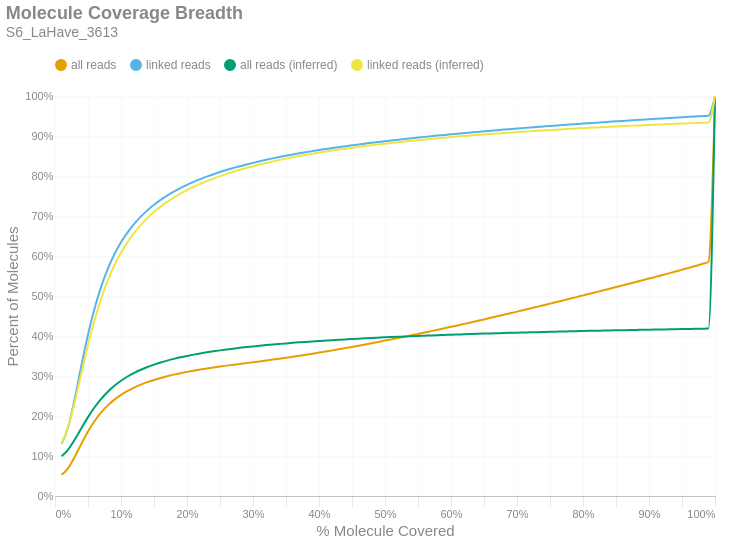

Write notebook code for a chart like this one.
### Markdown cell above
### Molecule Read Coverage
This chart shows molecule coverage breadth as computed by the number of bases aligned to that molecule. In other words, "*how much of each unique long molecule is actually sequenced/aligned?*" Keep in mind there is a distinction between sequences and alignments, since some sequences belonging to a particular molecule may not align well and wouldn't appear in the alignment data. This chart also shows molecule coverage breadth as computed by the *inferred fragment* from which the aligned sequences originate. Unlike read coverage, this calculation takes into account the total insert size, including unsequenced gaps between the forward and reverse reads. Like the previous figures, these are cumulative percents.

### Code cell
if SKIPLR:
    print_html(f"Skipped")
else:
    binned_df = consolidated_hist(valids['coverage_bp'], mask, 0.01, True)
    binned_df_inf = consolidated_hist(valids['coverage_inserts'], mask, 0.01, True)
    binned_df = binned_df.with_columns(pl.lit(binned_df_inf['all reads (cumsum)']).alias('all reads (inferred)'))
    binned_df = binned_df.with_columns(pl.lit(binned_df_inf['linked reads (cumsum)']).alias('linked reads (inferred)'))
    binned_df = binned_df.with_columns(
        (pl.col('bin').cast(pl.Float64) + 0.01).alias('right_edge')
    )

    with SafeRender(binned_df):
        (
            density_plot(binned_df, 'Molecule Coverage Breadth', samplename, 'molcov', ['all reads (inferred)','linked reads (inferred)'])
            .encode(
                #x=alt.X('bin:Q', title="% Molecule Covered").axis(format = '%').scale(padding=0),
                x=alt.X('right_edge:Q', title="% Molecule Covered").axis(format='%').scale(padding=0),
                y=alt.Y('value:Q', title='Percent of Molecules')
                    .axis(format='%')
                    .stack(False)
                    .scale(domainMin=0, padding=0),
                color=alt.Color("key:N").scale(domain = ["all reads", "linked reads", "all reads (inferred)", "linked reads (inferred)"]),
                tooltip = [
                    alt.Tooltip("key:N", title = "Data Type"),
                    alt.Tooltip("range_label:N", title="% Molecule Covered"),
                    alt.Tooltip("value:Q", format = ".2%", title="% Molecules")
                ]
            )
        ).display()

### Figure 1 — Vega-Lite specification as saved in the notebook (floating-point values rounded to 4 significant figures)
{"width": "container", "height": 400, "config": {"title": {"anchor": "start", "dy": -15, "fontSize": 18, "color": "#888888", "subtitleColor": "#888888", "subtitleFontSize": 14}, "arc": {"fill": "#0072B2"}, "axis": {"domainColor": "#888888", "domainWidth": 0.5, "gridWidth": 0.2, "grid": false, "titleFontWeight": 400, "titleFontSize": 15, "labelFontSize": 11, "labelColor": "#888888", "tickColor": "#888888", "tickWidth": 0.2, "titleColor": "#888888"}, "axisBand": {"grid": false}, "axisX": {"grid": true, "tickSize": 10, "domainCap": "round"}, "axisY": {"domain": false, "grid": true, "tickSize": 0, "domainCap": "round"}, "background": "transparent", "header": {"labelFontSize": 15, "labelColor": "#888888", "titleFontSize": 15, "titleFontWeight": 600, "titleColor": "#888888"}, "legend": {"labelFont": "sans-serif", "labelFontSize": 12, "labelColor": "#888888", "symbolSize": 100, "symbolType": "circle", "titleFontSize": 12, "titlePadding": 10, "titleColor": "#888888", "title": null, "orient": "top"}, "range": {"category": ["#E69F00", "#56B4E9", "#009E73", "#F0E442", "#0072B2", "#D55E00", "#CC79A7", "#000000"], "diverging": ["#cfe8f3", "#a2d4ec", "#73bfe2", "#46abdb", "#1696d2", "#12719e"]}, "area": {"fill": "#0072B2", "fillOpacity": 0.7, "line": true, "strokeOpacity": 0.7}, "line": {"color": "#0072B2", "stroke": "#0072B2", "strokeWidth": 2}, "trail": {"color": "#0072B2", "stroke": "#0072B2", "strokeWidth": 0, "size": 1}, "point": {"filled": true, "fillOpacity": 1.0, "size": 95}, "text": {"color": "#888888", "fontSize": 11, "align": "right", "fontWeight": 400, "size": 11}, "bar": {"fill": "#0072B2", "stroke": null}, "view": {"stroke": null, "continuousWidth": 660, "continuousHeight": 400}}, "data": {"name": "data-b9b7c23eaf0ba317071c39084dd60a83"}, "mark": {"type": "line", "interpolate": "monotone", "point": {"opacity": 0, "size": 275}}, "encoding": {"color": {"field": "key", "scale": {"domain": ["all reads", "linked reads", "all reads (inferred)", "linked reads (inferred)"]}, "type": "nominal"}, "tooltip": [{"field": "key", "title": "Data Type", "type": "nominal"}, {"field": "range_label", "title": "% Molecule Covered", "type": "nominal"}, {"field": "value", "format": ".2%", "title": "% Molecules", "type": "quantitative"}], "x": {"axis": {"format": "%"}, "field": "right_edge", "scale": {"padding": 0}, "title": "% Molecule Covered", "type": "quantitative"}, "y": {"axis": {"format": "%"}, "field": "value", "scale": {"domainMin": 0, "padding": 0}, "stack": false, "title": "Percent of Molecules", "type": "quantitative"}}, "params": [{"name": "param_c36ac31b6afebe62", "select": {"type": "point", "fields": ["key"]}, "bind": "legend"}], "title": {"text": "Molecule Coverage Breadth", "subtitle": "S6_LaHave_3613"}, "transform": [{"fold": ["all reads (cumsum)", "linked reads (cumsum)", "all reads (inferred)", "linked reads (inferred)"]}, {"calculate": "replace(datum.key, ' (cumsum)', '')", "as": "key"}, {"filter": {"param": "param_c36ac31b6afebe62"}}], "usermeta": {"embedOptions": {"downloadFileName": "S6_LaHave_3613.molcov"}}, "$schema": "https://vega.github.io/schema/vega-lite/v6.1.0.json", "datasets": {"data-b9b7c23eaf0ba317071c39084dd60a83": [{"bin": "0.0", "interval": "0.0-0.01", "all reads": 0.05296, "linked reads": 0.1307, "all reads (cumsum)": 0.05296, "linked reads (cumsum)": 0.1307, "range_label": "0.0-0.01", "all reads (inferred)": 0.09961, "linked reads (inferred)": 0.1326, "right_edge": 0.01}, {"bin": "0.01", "interval": "0.01-0.02", "all reads": 0.01685, "linked reads": 0.04175, "all reads (cumsum)": 0.06981, "linked reads (cumsum)": 0.1724, "range_label": "0.01-0.02", "all reads (inferred)": 0.1162, "linked reads (inferred)": 0.1734, "right_edge": 0.02}, {"bin": "0.02", "interval": "0.02-0.03", "all reads": 0.02864, "linked reads": 0.07194, "all reads (cumsum)": 0.09845, "linked reads (cumsum)": 0.2444, "range_label": "0.02-0.03", "all reads (inferred)": 0.1412, "linked reads (inferred)": 0.2362, "right_edge": 0.03}, {"bin": "0.03", "interval": "0.03-0.04", "all reads": 0.03239, "linked reads": 0.08171, "all reads (cumsum)": 0.1308, "linked reads (cumsum)": 0.3261, "range_label": "0.03-0.04", "all reads (inferred)": 0.1695, "linked reads (inferred)": 0.3077, "right_edge": 0.04}, {"bin": "0.04", "interval": "0.04-0.05", "all reads": 0.03045, "linked reads": 0.07695, "all reads (cumsum)": 0.1613, "linked reads (cumsum)": 0.403, "range_label": "0.04-0.05", "all reads (inferred)": 0.1971, "linked reads (inferred)": 0.3776, "right_edge": 0.05}, {"bin": "0.05", "interval": "0.05-0.06", "all reads": 0.02614, "linked reads": 0.06609, "all reads (cumsum)": 0.1874, "linked reads (cumsum)": 0.4691, "range_label": "0.05-0.06", "all reads (inferred)": 0.2218, "linked reads (inferred)": 0.4402, "right_edge": 0.06}, {"bin": "0.06", "interval": "0.06-0.07", "all reads": 0.02151, "linked reads": 0.05437, "all reads (cumsum)": 0.2089, "linked reads (cumsum)": 0.5235, "range_label": "0.06-0.07", "all reads (inferred)": 0.2429, "linked reads (inferred)": 0.4936, "right_edge": 0.07}, {"bin": "0.07", "interval": "0.07-0.08", "all reads": 0.01759, "linked reads": 0.04444, "all reads (cumsum)": 0.2265, "linked reads (cumsum)": 0.5679, "range_label": "0.07-0.08", "all reads (inferred)": 0.2607, "linked reads (inferred)": 0.5388, "right_edge": 0.08}, {"bin": "0.08", "interval": "0.08-0.09", "all reads": 0.01441, "linked reads": 0.03636, "all reads (cumsum)": 0.2409, "linked reads (cumsum)": 0.6043, "range_label": "0.08-0.09", "all reads (inferred)": 0.2756, "linked reads (inferred)": 0.5765, "right_edge": 0.09}, {"bin": "0.09", "interval": "0.09-0.1", "all reads": 0.0119, "linked reads": 0.02999, "all reads (cumsum)": 0.2528, "linked reads (cumsum)": 0.6343, "range_label": "0.09-0.1", "all reads (inferred)": 0.2882, "linked reads (inferred)": 0.6082, "right_edge": 0.1}, {"bin": "0.1", "interval": "0.1-0.11", "all reads": 0.00993, "linked reads": 0.025, "all reads (cumsum)": 0.2628, "linked reads (cumsum)": 0.6593, "range_label": "0.1-0.11", "all reads (inferred)": 0.2987, "linked reads (inferred)": 0.6349, "right_edge": 0.11}, {"bin": "0.11", "interval": "0.11-0.12", "all reads": 0.008385, "linked reads": 0.02106, "all reads (cumsum)": 0.2711, "linked reads (cumsum)": 0.6803, "range_label": "0.11-0.12", "all reads (inferred)": 0.3078, "linked reads (inferred)": 0.6579, "right_edge": 0.12}, {"bin": "0.12", "interval": "0.12-0.13", "all reads": 0.007191, "linked reads": 0.01805, "all reads (cumsum)": 0.2783, "linked reads (cumsum)": 0.6984, "range_label": "0.12-0.13", "all reads (inferred)": 0.3157, "linked reads (inferred)": 0.6778, "right_edge": 0.13}, {"bin": "0.13", "interval": "0.13-0.14", "all reads": 0.006259, "linked reads": 0.01569, "all reads (cumsum)": 0.2846, "linked reads (cumsum)": 0.7141, "range_label": "0.13-0.14", "all reads (inferred)": 0.3224, "linked reads (inferred)": 0.6949, "right_edge": 0.14}, {"bin": "0.14", "interval": "0.14-0.15", "all reads": 0.005536, "linked reads": 0.01384, "all reads (cumsum)": 0.2901, "linked reads (cumsum)": 0.7279, "range_label": "0.14-0.15", "all reads (inferred)": 0.3284, "linked reads (inferred)": 0.7098, "right_edge": 0.15}, {"bin": "0.15", "interval": "0.15-0.16", "all reads": 0.004922, "linked reads": 0.01229, "all reads (cumsum)": 0.2951, "linked reads (cumsum)": 0.7402, "range_label": "0.15-0.16", "all reads (inferred)": 0.3337, "linked reads (inferred)": 0.7233, "right_edge": 0.16}, {"bin": "0.16", "interval": "0.16-0.17", "all reads": 0.004385, "linked reads": 0.0109, "all reads (cumsum)": 0.2994, "linked reads (cumsum)": 0.7511, "range_label": "0.16-0.17", "all reads (inferred)": 0.3385, "linked reads (inferred)": 0.7353, "right_edge": 0.17}, {"bin": "0.17", "interval": "0.17-0.18", "all reads": 0.003936, "linked reads": 0.009737, "all reads (cumsum)": 0.3034, "linked reads (cumsum)": 0.7608, "range_label": "0.17-0.18", "all reads (inferred)": 0.3428, "linked reads (inferred)": 0.7461, "right_edge": 0.18}, {"bin": "0.18", "interval": "0.18-0.19", "all reads": 0.003599, "linked reads": 0.008873, "all reads (cumsum)": 0.307, "linked reads (cumsum)": 0.7697, "range_label": "0.18-0.19", "all reads (inferred)": 0.3466, "linked reads (inferred)": 0.7558, "right_edge": 0.19}, {"bin": "0.19", "interval": "0.19-0.2", "all reads": 0.003312, "linked reads": 0.008119, "all reads (cumsum)": 0.3103, "linked reads (cumsum)": 0.7778, "range_label": "0.19-0.2", "all reads (inferred)": 0.3502, "linked reads (inferred)": 0.7647, "right_edge": 0.2}, {"bin": "0.2", "interval": "0.2-0.21", "all reads": 0.003036, "linked reads": 0.007405, "all reads (cumsum)": 0.3133, "linked reads (cumsum)": 0.7852, "range_label": "0.2-0.21", "all reads (inferred)": 0.3534, "linked reads (inferred)": 0.7729, "right_edge": 0.21}, {"bin": "0.21", "interval": "0.21-0.22", "all reads": 0.002847, "linked reads": 0.006891, "all reads (cumsum)": 0.3162, "linked reads (cumsum)": 0.7921, "range_label": "0.21-0.22", "all reads (inferred)": 0.3564, "linked reads (inferred)": 0.7803, "right_edge": 0.22}, {"bin": "0.22", "interval": "0.22-0.23", "all reads": 0.00266, "linked reads": 0.006385, "all reads (cumsum)": 0.3188, "linked reads (cumsum)": 0.7985, "range_label": "0.22-0.23", "all reads (inferred)": 0.3591, "linked reads (inferred)": 0.7872, "right_edge": 0.23}, {"bin": "0.23", "interval": "0.23-0.24", "all reads": 0.002507, "linked reads": 0.005912, "all reads (cumsum)": 0.3213, "linked reads (cumsum)": 0.8044, "range_label": "0.23-0.24", "all reads (inferred)": 0.3617, "linked reads (inferred)": 0.7937, "right_edge": 0.24}, {"bin": "0.24", "interval": "0.24-0.25", "all reads": 0.002387, "linked reads": 0.005589, "all reads (cumsum)": 0.3237, "linked reads (cumsum)": 0.81, "range_label": "0.24-0.25", "all reads (inferred)": 0.3641, "linked reads (inferred)": 0.7997, "right_edge": 0.25}, {"bin": "0.25", "interval": "0.25-0.26", "all reads": 0.002201, "linked reads": 0.005103, "all reads (cumsum)": 0.3259, "linked reads (cumsum)": 0.8151, "range_label": "0.25-0.26", "all reads (inferred)": 0.3663, "linked reads (inferred)": 0.8053, "right_edge": 0.26}, {"bin": "0.26", "interval": "0.26-0.27", "all reads": 0.002089, "linked reads": 0.004722, "all reads (cumsum)": 0.328, "linked reads (cumsum)": 0.8198, "range_label": "0.26-0.27", "all reads (inferred)": 0.3684, "linked reads (inferred)": 0.8105, "right_edge": 0.27}, {"bin": "0.27", "interval": "0.27-0.28", "all reads": 0.002114, "linked reads": 0.004637, "all reads (cumsum)": 0.3301, "linked reads (cumsum)": 0.8245, "range_label": "0.27-0.28", "all reads (inferred)": 0.3703, "linked reads (inferred)": 0.8155, "right_edge": 0.28}, {"bin": "0.28", "interval": "0.28-0.29", "all reads": 0.002076, "linked reads": 0.004276, "all reads (cumsum)": 0.3322, "linked reads (cumsum)": 0.8287, "range_label": "0.28-0.29", "all reads (inferred)": 0.3722, "linked reads (inferred)": 0.8202, "right_edge": 0.29}, {"bin": "0.29", "interval": "0.29-0.3", "all reads": 0.002144, "linked reads": 0.00413, "all reads (cumsum)": 0.3343, "linked reads (cumsum)": 0.8329, "range_label": "0.29-0.3", "all reads (inferred)": 0.374, "linked reads (inferred)": 0.8246, "right_edge": 0.3}, {"bin": "0.3", "interval": "0.3-0.31", "all reads": 0.002182, "linked reads": 0.003948, "all reads (cumsum)": 0.3365, "linked reads (cumsum)": 0.8368, "range_label": "0.3-0.31", "all reads (inferred)": 0.3757, "linked reads (inferred)": 0.8287, "right_edge": 0.31}, {"bin": "0.31", "interval": "0.31-0.32", "all reads": 0.002209, "linked reads": 0.003697, "all reads (cumsum)": 0.3387, "linked reads (cumsum)": 0.8405, "range_label": "0.31-0.32", "all reads (inferred)": 0.3772, "linked reads (inferred)": 0.8327, "right_edge": 0.32}, {"bin": "0.32", "interval": "0.32-0.33", "all reads": 0.002283, "linked reads": 0.003532, "all reads (cumsum)": 0.341, "linked reads (cumsum)": 0.8441, "range_label": "0.32-0.33", "all reads (inferred)": 0.3787, "linked reads (inferred)": 0.8365, "right_edge": 0.33}, {"bin": "0.33", "interval": "0.33-0.34", "all reads": 0.002334, "linked reads": 0.003354, "all reads (cumsum)": 0.3434, "linked reads (cumsum)": 0.8474, "range_label": "0.33-0.34", "all reads (inferred)": 0.3801, "linked reads (inferred)": 0.84, "right_edge": 0.34}, {"bin": "0.34", "interval": "0.34-0.35", "all reads": 0.002384, "linked reads": 0.003212, "all reads (cumsum)": 0.3457, "linked reads (cumsum)": 0.8506, "range_label": "0.34-0.35", "all reads (inferred)": 0.3815, "linked reads (inferred)": 0.8434, "right_edge": 0.35}, {"bin": "0.35", "interval": "0.35-0.36", "all reads": 0.002418, "linked reads": 0.00308, "all reads (cumsum)": 0.3482, "linked reads (cumsum)": 0.8537, "range_label": "0.35-0.36", "all reads (inferred)": 0.3828, "linked reads (inferred)": 0.8467, "right_edge": 0.36}, {"bin": "0.36", "interval": "0.36-0.37", "all reads": 0.002492, "linked reads": 0.002926, "all reads (cumsum)": 0.3507, "linked reads (cumsum)": 0.8566, "range_label": "0.36-0.37", "all reads (inferred)": 0.3841, "linked reads (inferred)": 0.8498, "right_edge": 0.37}, {"bin": "0.37", "interval": "0.37-0.38", "all reads": 0.002559, "linked reads": 0.002839, "all reads (cumsum)": 0.3532, "linked reads (cumsum)": 0.8595, "range_label": "0.37-0.38", "all reads (inferred)": 0.3853, "linked reads (inferred)": 0.8528, "right_edge": 0.38}, {"bin": "0.38", "interval": "0.38-0.39", "all reads": 0.002628, "linked reads": 0.002752, "all reads (cumsum)": 0.3558, "linked reads (cumsum)": 0.8622, "range_label": "0.38-0.39", "all reads (inferred)": 0.3864, "linked reads (inferred)": 0.8557, "right_edge": 0.39}, {"bin": "0.39", "interval": "0.39-0.4", "all reads": 0.00271, "linked reads": 0.002659, "all reads (cumsum)": 0.3585, "linked reads (cumsum)": 0.8649, "range_label": "0.39-0.4", "all reads (inferred)": 0.3875, "linked reads (inferred)": 0.8584, "right_edge": 0.4}, {"bin": "0.4", "interval": "0.4-0.41", "all reads": 0.002706, "linked reads": 0.002468, "all reads (cumsum)": 0.3613, "linked reads (cumsum)": 0.8673, "range_label": "0.4-0.41", "all reads (inferred)": 0.3886, "linked reads (inferred)": 0.861, "right_edge": 0.41}, {"bin": "0.41", "interval": "0.41-0.42", "all reads": 0.002794, "linked reads": 0.002434, "all reads (cumsum)": 0.364, "linked reads (cumsum)": 0.8698, "range_label": "0.41-0.42", "all reads (inferred)": 0.3896, "linked reads (inferred)": 0.8635, "right_edge": 0.42}, {"bin": "0.42", "interval": "0.42-0.43", "all reads": 0.002853, "linked reads": 0.002338, "all reads (cumsum)": 0.3669, "linked reads (cumsum)": 0.8721, "range_label": "0.42-0.43", "all reads (inferred)": 0.3906, "linked reads (inferred)": 0.866, "right_edge": 0.43}, {"bin": "0.43", "interval": "0.43-0.44", "all reads": 0.002897, "linked reads": 0.002345, "all reads (cumsum)": 0.3698, "linked reads (cumsum)": 0.8745, "range_label": "0.43-0.44", "all reads (inferred)": 0.3915, "linked reads (inferred)": 0.8683, "right_edge": 0.44}, {"bin": "0.44", "interval": "0.44-0.45", "all reads": 0.002974, "linked reads": 0.002222, "all reads (cumsum)": 0.3728, "linked reads (cumsum)": 0.8767, "range_label": "0.44-0.45", "all reads (inferred)": 0.3925, "linked reads (inferred)": 0.8706, "right_edge": 0.45}, {"bin": "0.45", "interval": "0.45-0.46", "all reads": 0.003047, "linked reads": 0.002191, "all reads (cumsum)": 0.3758, "linked reads (cumsum)": 0.8789, "range_label": "0.45-0.46", "all reads (inferred)": 0.3933, "linked reads (inferred)": 0.8728, "right_edge": 0.46}, {"bin": "0.46", "interval": "0.46-0.47", "all reads": 0.003008, "linked reads": 0.002104, "all reads (cumsum)": 0.3788, "linked reads (cumsum)": 0.881, "range_label": "0.46-0.47", "all reads (inferred)": 0.3942, "linked reads (inferred)": 0.8749, "right_edge": 0.47}, {"bin": "0.47", "interval": "0.47-0.48", "all reads": 0.003138, "linked reads": 0.002071, "all reads (cumsum)": 0.382, "linked reads (cumsum)": 0.883, "range_label": "0.47-0.48", "all reads (inferred)": 0.395, "linked reads (inferred)": 0.877, "right_edge": 0.48}, {"bin": "0.48", "interval": "0.48-0.49", "all reads": 0.00308, "linked reads": 0.002033, "all reads (cumsum)": 0.385, "linked reads (cumsum)": 0.8851, "range_label": "0.48-0.49", "all reads (inferred)": 0.3958, "linked reads (inferred)": 0.879, "right_edge": 0.49}, {"bin": "0.49", "interval": "0.49-0.5", "all reads": 0.003447, "linked reads": 0.001977, "all reads (cumsum)": 0.3885, "linked reads (cumsum)": 0.8871, "range_label": "0.49-0.5", "all reads (inferred)": 0.3966, "linked reads (inferred)": 0.8809, "right_edge": 0.5}, {"bin": "0.5", "interval": "0.5-0.51", "all reads": 0.003027, "linked reads": 0.00184, "all reads (cumsum)": 0.3915, "linked reads (cumsum)": 0.8889, "range_label": "0.5-0.51", "all reads (inferred)": 0.3973, "linked reads (inferred)": 0.8827, "right_edge": 0.51}, {"bin": "0.51", "interval": "0.51-0.52", "all reads": 0.003406, "linked reads": 0.001866, "all reads (cumsum)": 0.3949, "linked reads (cumsum)": 0.8908, "range_label": "0.51-0.52", "all reads (inferred)": 0.3981, "linked reads (inferred)": 0.8845, "right_edge": 0.52}, {"bin": "0.52", "interval": "0.52-0.53", "all reads": 0.00333, "linked reads": 0.001832, "all reads (cumsum)": 0.3983, "linked reads (cumsum)": 0.8926, "range_label": "0.52-0.53", "all reads (inferred)": 0.3988, "linked reads (inferred)": 0.8863, "right_edge": 0.53}, {"bin": "0.53", "interval": "0.53-0.54", "all reads": 0.003418, "linked reads": 0.001772, "all reads (cumsum)": 0.4017, "linked reads (cumsum)": 0.8944, "range_label": "0.53-0.54", "all reads (inferred)": 0.3995, "linked reads (inferred)": 0.888, "right_edge": 0.54}, {"bin": "0.54", "interval": "0.54-0.55", "all reads": 0.003397, "linked reads": 0.001732, "all reads (cumsum)": 0.4051, "linked reads (cumsum)": 0.8961, "range_label": "0.54-0.55", "all reads (inferred)": 0.4001, "linked reads (inferred)": 0.8897, "right_edge": 0.55}, {"bin": "0.55", "interval": "0.55-0.56", "all reads": 0.003551, "linked reads": 0.001703, "all reads (cumsum)": 0.4086, "linked reads (cumsum)": 0.8978, "range_label": "0.55-0.56", "all reads (inferred)": 0.4008, "linked reads (inferred)": 0.8912, "right_edge": 0.56}, {"bin": "0.56", "interval": "0.56-0.57", "all reads": 0.003533, "linked reads": 0.001645, "all reads (cumsum)": 0.4122, "linked reads (cumsum)": 0.8994, "range_label": "0.56-0.57", "all reads (inferred)": 0.4014, "linked reads (inferred)": 0.8928, "right_edge": 0.57}, {"bin": "0.57", "interval": "0.57-0.58", "all reads": 0.0035, "linked reads": 0.001615, "all reads (cumsum)": 0.4157, "linked reads (cumsum)": 0.9011, "range_label": "0.57-0.58", "all reads (inferred)": 0.402, "linked reads (inferred)": 0.8943, "right_edge": 0.58}, {"bin": "0.58", "interval": "0.58-0.59", "all reads": 0.003592, "linked reads": 0.001605, "all reads (cumsum)": 0.4192, "linked reads (cumsum)": 0.9027, "range_label": "0.58-0.59", "all reads (inferred)": 0.4026, "linked reads (inferred)": 0.8957, "right_edge": 0.59}, {"bin": "0.59", "interval": "0.59-0.6", "all reads": 0.003706, "linked reads": 0.001627, "all reads (cumsum)": 0.423, "linked reads (cumsum)": 0.9043, "range_label": "0.59-0.6", "all reads (inferred)": 0.4032, "linked reads (inferred)": 0.8972, "right_edge": 0.6}, {"bin": "0.6", "interval": "0.6-0.61", "all reads": 0.003548, "linked reads": 0.001524, "all reads (cumsum)": 0.4265, "linked reads (cumsum)": 0.9058, "range_label": "0.6-0.61", "all reads (inferred)": 0.4038, "linked reads (inferred)": 0.8986, "right_edge": 0.61}, {"bin": "0.61", "interval": "0.61-0.62", "all reads": 0.00378, "linked reads": 0.001556, "all reads (cumsum)": 0.4303, "linked reads (cumsum)": 0.9074, "range_label": "0.61-0.62", "all reads (inferred)": 0.4043, "linked reads (inferred)": 0.9, "right_edge": 0.62}, {"bin": "0.62", "interval": "0.62-0.63", "all reads": 0.003683, "linked reads": 0.001452, "all reads (cumsum)": 0.434, "linked reads (cumsum)": 0.9088, "range_label": "0.62-0.63", "all reads (inferred)": 0.4049, "linked reads (inferred)": 0.9013, "right_edge": 0.63}, {"bin": "0.63", "interval": "0.63-0.64", "all reads": 0.003783, "linked reads": 0.001455, "all reads (cumsum)": 0.4377, "linked reads (cumsum)": 0.9103, "range_label": "0.63-0.64", "all reads (inferred)": 0.4054, "linked reads (inferred)": 0.9026, "right_edge": 0.64}, {"bin": "0.64", "interval": "0.64-0.65", "all reads": 0.003727, "linked reads": 0.001432, "all reads (cumsum)": 0.4415, "linked reads (cumsum)": 0.9117, "range_label": "0.64-0.65", "all reads (inferred)": 0.4059, "linked reads (inferred)": 0.9039, "right_edge": 0.65}, {"bin": "0.65", "interval": "0.65-0.66", "all reads": 0.003941, "linked reads": 0.001432, "all reads (cumsum)": 0.4454, "linked reads (cumsum)": 0.9131, "range_label": "0.65-0.66", "all reads (inferred)": 0.4064, "linked reads (inferred)": 0.9051, "right_edge": 0.66}, {"bin": "0.66", "interval": "0.66-0.67", "all reads": 0.003791, "linked reads": 0.001417, "all reads (cumsum)": 0.4492, "linked reads (cumsum)": 0.9146, "range_label": "0.66-0.67", "all reads (inferred)": 0.4069, "linked reads (inferred)": 0.9063, "right_edge": 0.67}, {"bin": "0.67", "interval": "0.67-0.68", "all reads": 0.003911, "linked reads": 0.001394, "all reads (cumsum)": 0.4531, "linked reads (cumsum)": 0.916, "range_label": "0.67-0.68", "all reads (inferred)": 0.4074, "linked reads (inferred)": 0.9074, "right_edge": 0.68}, {"bin": "0.68", "interval": "0.68-0.69", "all reads": 0.003843, "linked reads": 0.001363, "all reads (cumsum)": 0.457, "linked reads (cumsum)": 0.9173, "range_label": "0.68-0.69", "all reads (inferred)": 0.4079, "linked reads (inferred)": 0.9086, "right_edge": 0.69}, {"bin": "0.69", "interval": "0.69-0.7", "all reads": 0.004, "linked reads": 0.001357, "all reads (cumsum)": 0.461, "linked reads (cumsum)": 0.9187, "range_label": "0.69-0.7", "all reads (inferred)": 0.4083, "linked reads (inferred)": 0.9097, "right_edge": 0.7}, {"bin": "0.7", "interval": "0.7-0.71", "all reads": 0.003878, "linked reads": 0.001305, "all reads (cumsum)": 0.4648, "linked reads (cumsum)": 0.92, "range_label": "0.7-0.71", "all reads (inferred)": 0.4088, "linked reads (inferred)": 0.9108, "right_edge": 0.71}, {"bin": "0.71", "interval": "0.71-0.72", "all reads": 0.003937, "linked reads": 0.001294, "all reads (cumsum)": 0.4688, "linked reads (cumsum)": 0.9213, "range_label": "0.71-0.72", "all reads (inferred)": 0.4092, "linked reads (inferred)": 0.9119, "right_edge": 0.72}, {"bin": "0.72", "interval": "0.72-0.73", "all reads": 0.00403, "linked reads": 0.001251, "all reads (cumsum)": 0.4728, "linked reads (cumsum)": 0.9225, "range_label": "0.72-0.73", "all reads (inferred)": 0.4097, "linked reads (inferred)": 0.9129, "right_edge": 0.73}, {"bin": "0.73", "interval": "0.73-0.74", "all reads": 0.003993, "linked reads": 0.001275, "all reads (cumsum)": 0.4768, "linked reads (cumsum)": 0.9238, "range_label": "0.73-0.74", "all reads (inferred)": 0.4101, "linked reads (inferred)": 0.9139, "right_edge": 0.74}, {"bin": "0.74", "interval": "0.74-0.75", "all reads": 0.004177, "linked reads": 0.001256, "all reads (cumsum)": 0.481, "linked reads (cumsum)": 0.9251, "range_label": "0.74-0.75", "all reads (inferred)": 0.4105, "linked reads (inferred)": 0.9149, "right_edge": 0.75}, {"bin": "0.75", "interval": "0.75-0.76", "all reads": 0.003975, "linked reads": 0.001166, "all reads (cumsum)": 0.4849, "linked reads (cumsum)": 0.9262, "range_label": "0.75-0.76", "all reads (inferred)": 0.4109, "linked reads (inferred)": 0.9159, "right_edge": 0.76}, {"bin": "0.76", "interval": "0.76-0.77", "all reads": 0.004061, "linked reads": 0.001197, "all reads (cumsum)": 0.489, "linked reads (cumsum)": 0.9274, "range_label": "0.76-0.77", "all reads (inferred)": 0.4113, "linked reads (inferred)": 0.9168, "right_edge": 0.77}, {"bin": "0.77", "interval": "0.77-0.78", "all reads": 0.004091, "linked reads": 0.001211, "all reads (cumsum)": 0.4931, "linked reads (cumsum)": 0.9286, "range_label": "0.77-0.78", "all reads (inferred)": 0.4117, "linked reads (inferred)": 0.9178, "right_edge": 0.78}, {"bin": "0.78", "interval": "0.78-0.79", "all reads": 0.004119, "linked reads": 0.001191, "all reads (cumsum)": 0.4972, "linked reads (cumsum)": 0.9298, "range_label": "0.78-0.79", "all reads (inferred)": 0.4121, "linked reads (inferred)": 0.9187, "right_edge": 0.79}, {"bin": "0.79", "interval": "0.79-0.8", "all reads": 0.004294, "linked reads": 0.001188, "all reads (cumsum)": 0.5015, "linked reads (cumsum)": 0.931, "range_label": "0.79-0.8", "all reads (inferred)": 0.4125, "linked reads (inferred)": 0.9196, "right_edge": 0.8}, {"bin": "0.8", "interval": "0.8-0.81", "all reads": 0.003985, "linked reads": 0.001136, "all reads (cumsum)": 0.5055, "linked reads (cumsum)": 0.9321, "range_label": "0.8-0.81", "all reads (inferred)": 0.4128, "linked reads (inferred)": 0.9205, "right_edge": 0.81}, {"bin": "0.81", "interval": "0.81-0.82", "all reads": 0.004162, "linked reads": 0.001151, "all reads (cumsum)": 0.5097, "linked reads (cumsum)": 0.9333, "range_label": "0.81-0.82", "all reads (inferred)": 0.4132, "linked reads (inferred)": 0.9214, "right_edge": 0.82}, {"bin": "0.82", "interval": "0.82-0.83", "all reads": 0.004211, "linked reads": 0.001106, "all reads (cumsum)": 0.5139, "linked reads (cumsum)": 0.9344, "range_label": "0.82-0.83", "all reads (inferred)": 0.4135, "linked reads (inferred)": 0.9222, "right_edge": 0.83}, {"bin": "0.83", "interval": "0.83-0.84", "all reads": 0.004234, "linked reads": 0.001123, "all reads (cumsum)": 0.5181, "linked reads (cumsum)": 0.9355, "range_label": "0.83-0.84", "all reads (inferred)": 0.4139, "linked reads (inferred)": 0.923, "right_edge": 0.84}, {"bin": "0.84", "interval": "0.84-0.85", "all reads": 0.004162, "linked reads": 0.00111, "all reads (cumsum)": 0.5223, "linked reads (cumsum)": 0.9366, "range_label": "0.84-0.85", "all reads (inferred)": 0.4142, "linked reads (inferred)": 0.9238, "right_edge": 0.85}, {"bin": "0.85", "interval": "0.85-0.86", "all reads": 0.004277, "linked reads": 0.001128, "all reads (cumsum)": 0.5265, "linked reads (cumsum)": 0.9378, "range_label": "0.85-0.86", "all reads (inferred)": 0.4145, "linked reads (inferred)": 0.9246, "right_edge": 0.86}, {"bin": "0.86", "interval": "0.86-0.87", "all reads": 0.00418, "linked reads": 0.00102, "all reads (cumsum)": 0.5307, "linked reads (cumsum)": 0.9388, "range_label": "0.86-0.87", "all reads (inferred)": 0.4148, "linked reads (inferred)": 0.9253, "right_edge": 0.87}, {"bin": "0.87", "interval": "0.87-0.88", "all reads": 0.004315, "linked reads": 0.001072, "all reads (cumsum)": 0.535, "linked reads (cumsum)": 0.9399, "range_label": "0.87-0.88", "all reads (inferred)": 0.4152, "linked reads (inferred)": 0.9261, "right_edge": 0.88}, {"bin": "0.88", "interval": "0.88-0.89", "all reads": 0.00426, "linked reads": 0.001032, "all reads (cumsum)": 0.5393, "linked reads (cumsum)": 0.9409, "range_label": "0.88-0.89", "all reads (inferred)": 0.4155, "linked reads (inferred)": 0.9268, "right_edge": 0.89}, {"bin": "0.89", "interval": "0.89-0.9", "all reads": 0.004399, "linked reads": 0.001057, "all reads (cumsum)": 0.5437, "linked reads (cumsum)": 0.9419, "range_label": "0.89-0.9", "all reads (inferred)": 0.4158, "linked reads (inferred)": 0.9276, "right_edge": 0.9}, {"bin": "0.9", "interval": "0.9-0.91", "all reads": 0.004124, "linked reads": 0.0009513, "all reads (cumsum)": 0.5478, "linked reads (cumsum)": 0.9429, "range_label": "0.9-0.91", "all reads (inferred)": 0.4161, "linked reads (inferred)": 0.9282, "right_edge": 0.91}, {"bin": "0.91", "interval": "0.91-0.92", "all reads": 0.004678, "linked reads": 0.0009802, "all reads (cumsum)": 0.5525, "linked reads (cumsum)": 0.9439, "range_label": "0.91-0.92", "all reads (inferred)": 0.4164, "linked reads (inferred)": 0.9289, "right_edge": 0.92}, {"bin": "0.92", "interval": "0.92-0.93", "all reads": 0.0041, "linked reads": 0.001005, "all reads (cumsum)": 0.5566, "linked reads (cumsum)": 0.9449, "range_label": "0.92-0.93", "all reads (inferred)": 0.4167, "linked reads (inferred)": 0.9296, "right_edge": 0.93}, {"bin": "0.93", "interval": "0.93-0.94", "all reads": 0.004449, "linked reads": 0.0009601, "all reads (cumsum)": 0.561, "linked reads (cumsum)": 0.9458, "range_label": "0.93-0.94", "all reads (inferred)": 0.417, "linked reads (inferred)": 0.9303, "right_edge": 0.94}, {"bin": "0.94", "interval": "0.94-0.95", "all reads": 0.004835, "linked reads": 0.0009503, "all reads (cumsum)": 0.5659, "linked reads (cumsum)": 0.9468, "range_label": "0.94-0.95", "all reads (inferred)": 0.4173, "linked reads (inferred)": 0.931, "right_edge": 0.95}, {"bin": "0.95", "interval": "0.95-0.96", "all reads": 0.004192, "linked reads": 0.0009887, "all reads (cumsum)": 0.5701, "linked reads (cumsum)": 0.9478, "range_label": "0.95-0.96", "all reads (inferred)": 0.4176, "linked reads (inferred)": 0.9317, "right_edge": 0.96}, {"bin": "0.96", "interval": "0.96-0.97", "all reads": 0.004813, "linked reads": 0.000969, "all reads (cumsum)": 0.5749, "linked reads (cumsum)": 0.9488, "range_label": "0.96-0.97", "all reads (inferred)": 0.418, "linked reads (inferred)": 0.9324, "right_edge": 0.97}, {"bin": "0.97", "interval": "0.97-0.98", "all reads": 0.005221, "linked reads": 0.0009268, "all reads (cumsum)": 0.5801, "linked reads (cumsum)": 0.9497, "range_label": "0.97-0.98", "all reads (inferred)": 0.4183, "linked reads (inferred)": 0.9331, "right_edge": 0.98}, {"bin": "0.98", "interval": "0.98-0.99", "all reads": 0.004925, "linked reads": 0.0009642, "all reads (cumsum)": 0.585, "linked reads (cumsum)": 0.9506, "range_label": "0.98-0.99", "all reads (inferred)": 0.4187, "linked reads (inferred)": 0.9336, "right_edge": 0.99}, {"bin": "0.99", "interval": "0.99-1.0", "all reads": 0.415, "linked reads": 0.04936, "all reads (cumsum)": 1.0, "linked reads (cumsum)": 1.0, "range_label": "0.99-1.0", "all reads (inferred)": 1.0, "linked reads (inferred)": 1.0, "right_edge": 1.0}]}}
